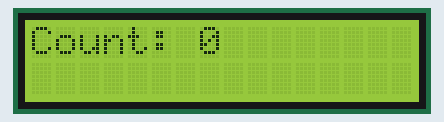
Recording of a program running on a simulated Raspberry Pi Pico running MicroPython. Shown: 16×2 character LCD.

Above: at 0.1 s.
At 4.1 s:
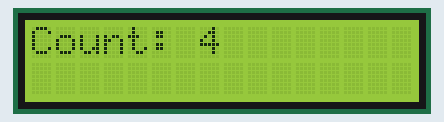
At 9.1 s:
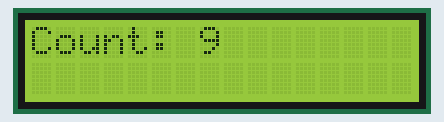
At 19.1 s:
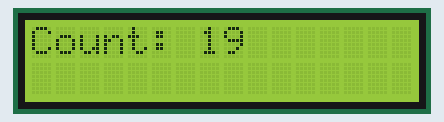
At 28.2 s:
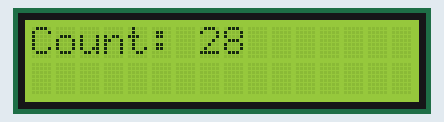
At 38.2 s:
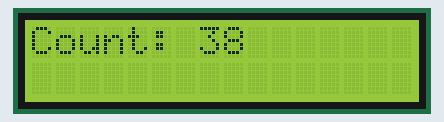

The program:

day-12-basic-counter-no-lcd-clear.py
```python
from machine import I2C, Pin
from lcd_api import LcdApi
from pico_i2c_lcd import I2cLcd
import time

# Define LCD I2C pins/BUS/address
SDA = 14
SCL = 15
I2C_BUS = 1
LCD_ADDR = 0x27

# Define LCD rows/columns
LCD_NUM_ROWS = 2
LCD_NUM_COLS = 16

lcdi2c = I2C(I2C_BUS, sda=machine.Pin(SDA), scl=machine.Pin(SCL), freq=400000)
lcd = I2cLcd(lcdi2c, LCD_ADDR, LCD_NUM_ROWS, LCD_NUM_COLS)

lcd.putstr("Count: ")

for i in range(500):

    lcd.move_to(7, 0)
    lcd.putstr(str(i))
    time.sleep(1)
```

Measured:
- what the display in image 0 shows lasts 1.0 s, from 0.1 s to 1.1 s
